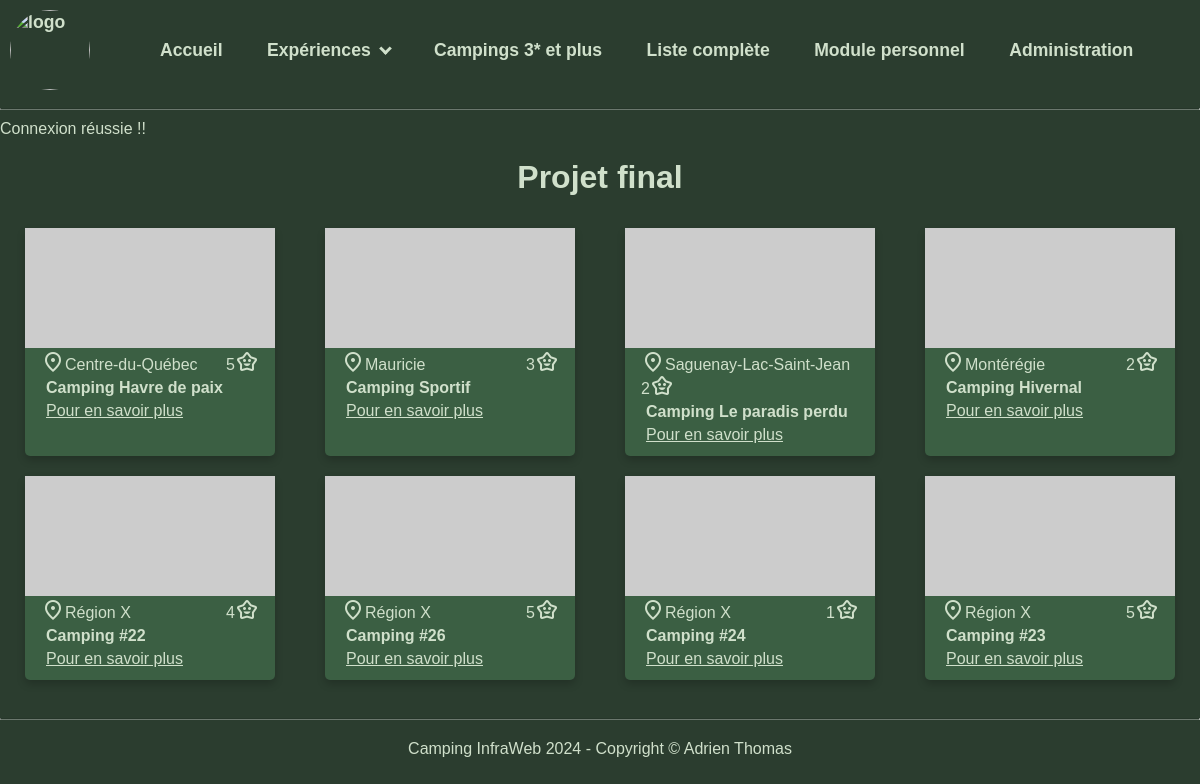
The page / on the database its author committed.
### tables this page shows
CREATE TABLE `campings` (
  `id` int NOT NULL,
  `nom` varchar(50) NOT NULL,
  `adresse` varchar(50) NOT NULL,
  `ville` varchar(25) NOT NULL,
  `code_postal` varchar(7) NOT NULL,
  `region` varchar(50) NOT NULL,
  `description` text NOT NULL,
  `nb_terrains` int NOT NULL,
  `popularite` int NOT NULL,
  `nb_etoiles` int NOT NULL,
  `actif` tinyint(1) NOT NULL,
  `accepte_animaux` tinyint(1) NOT NULL,
  `date_inscription` date NOT NULL,
  `experience_id` int NOT NULL,
  `id_picsum` int NOT NULL
);

### index.php (the view, shortened to what this page needs)
<?php include_once(__DIR__ . '/include/header.php');
?>
<main>
  <h1>Projet final</h1>
  <?php
  $requete = "SELECT * FROM campings WHERE actif = 1 ORDER BY popularite DESC LIMIT 8";
  $resultat = $mysqli->query($requete);
  ?>
  <div class="flex">
    <?php foreach ($resultat as $camping) : ?>
      <div class="card">
        <img src="https://picsum.photos/id/<?= $camping['id'] ?>/250/120" alt="<?= $camping['nom'] ?>">
        <div class="container">
          <div class="region-and-stars">
            <div>
              <span class="material-symbols-outlined">location_on</span>
              <span class=""><?= $camping['region'] ?></span>
            </div>
            <div>
              <span class=""><?= $camping['nb_etoiles'] ?></span>
              <span class="material-symbols-outlined">family_star</span>
            </div>
          </div>
          <h4 class=""><?= $camping['nom'] ?></h4>
          <a href="fiche_camping.php?id=<?= $camping['id'] ?>" class="">Pour en savoir plus</a>
        </div>
      </div>
    <?php endforeach; ?>
  </div>
</main>
<?php include_once(__DIR__ . '/include/footer.php'); ?>

### include/header.php (shortened to what this page needs)
<!DOCTYPE html>
<html lang="fr-CA">
<head>
  <link rel="stylesheet" href="css/styles.css">
</head>
<body class="dark-mode">
  <header>
    <nav>
      <a href="index.php"><img src="img/Gemini_Generated_Image_wsz3zowsz3zowsz3.jpg" alt="logo"></a>
      <ul>
        <li><a href="index.php">Accueil</a></li>
        <li>
          <a href="#">Expériences &nbsp;<i class="arrow down"></i></a>
        </li>
        <li><a href="liste_campings_trois_etoiles_et_plus.php">Campings 3* et plus</a></li>
        <li><a href="liste_campings.php">Liste complète</a></li>
        <li><a href="module_personnel.php">Module personnel</a></li>
        <li><a href="administration_module_personnel.php">Administration</a></li>
      </ul>
    </nav>
    <hr>
  </header>

### include/footer.php (shortened to what this page needs)
  <footer>
    <hr>
    Camping InfraWeb 2024 - Copyright &copy; Adrien Thomas
  </footer>
</body>
</html>

### css/styles.css (style rules this page uses)
html { margin:0; padding:0 }
body { margin: 100px 0 0 0; padding: 20px 0; font-family: Arial, sans-serif; }
header img { width: 80px; height: 80px; border-radius: 50%; margin:10px }
header { position: fixed; top: 0; left: 0; right: 0; height: 120px; }
header nav { display: flex; align-items: center; }
header ul li { display: inline; }
header li { margin: 20px; position: relative; }
header li a { text-decoration: none; }
header nav a { font-weight: bold; font-size: 110%; }
.arrow { border: solid ; border-width: 0 3px 3px 0; display: inline-block; padding: 3px; margin-bottom:3px; }
.down { transform: rotate(45deg); -webkit-transform: rotate(45deg); }
main { margin:auto; max-width:1200px; }
main h1, main h2, main>p, footer { text-align:center; }
footer { padding-top:20px }
footer hr { margin-bottom: 20px; }
hr { border-top: 1px solid rgba(0, 0, 0, 0.1); border-bottom: 1px solid rgba(255, 255, 255, 0.3); }
.card { width:250px; border-radius: 5px; box-shadow: 0 4px 8px 0 rgba(0, 0, 0, 0.2); transition: 0.3s; margin:10px; }
.card img { width: 100%; height: 120px; object-fit: cover; }
.card .container { padding: 2px 16px; }
.card .container h4 { margin-top: 5px; margin-bottom: 5px; }
.card .container { margin-bottom: 10px; }
.card .container .region-and-stars { display: flex; flex-wrap: wrap; justify-content: space-between; }
.card .container .region-and-stars div { display: flex; align-items: flex-end; }
.card .container h4, .card .container a { margin: 5px; }
.flex { display: flex; flex-direction: row; flex-wrap:wrap; justify-content: space-around; }
.dark-mode, .dark-mode header { background-color: #2b3d2f; color: #d0e0cb; }
.dark-mode a { color: #d0e0cb; }
.dark-mode .card { background-color: #3b5f43; }

### rows shown on the page
campings: region "Centre-du-Québec", nb_etoiles "5", nom "Camping Havre de paix"
campings: region "Mauricie", nb_etoiles "3", nom "Camping Sportif"
campings: region "Saguenay-Lac-Saint-Jean", nb_etoiles "2", nom "Camping Le paradis perdu"
campings: region "Montérégie", nb_etoiles "2", nom "Camping Hivernal"
campings: region "Région X", nb_etoiles "4", nom "Camping #22"
campings: region "Région X", nb_etoiles "5", nom "Camping #26"
campings: region "Région X", nb_etoiles "1", nom "Camping #24"
campings: region "Région X", nb_etoiles "5", nom "Camping #23"
